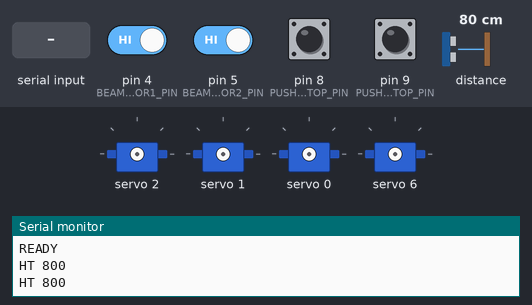
A sketch run on a simulated Arduino Uno, built with avr-gcc and run on an emulated ATmega328P. On the bench: 4 × servo, the last lines printed to the serial monitor. Inputs (shaded band) come from the test bench; at power-on: pin 4 (BEAM_SENSOR1_PIN), pin 5 (BEAM_SENSOR2_PIN), pin 8 (PUSHER1_ENDSTOP_PIN), pin 9 (PUSHER2_ENDSTOP_PIN) HIGH, distance to the obstacle 80 cm.

Above: at 1.2 s.
1.3 s: pin 8 (PUSHER1_ENDSTOP_PIN) pulled LOW for 0.15 s
2.9 s: "POS 1\n" received over Serial
4.4 s: "POS\n" received over Serial
5.9 s: pin 9 (PUSHER2_ENDSTOP_PIN) pulled LOW for 0.15 s
9.0 s: "POS 150\n" received over Serial
At 9.4 s:
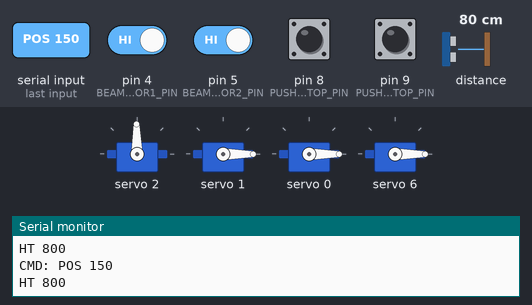
Timing chart, 0 to 11.5 s (numbered marks = the images above; inputs shaded):
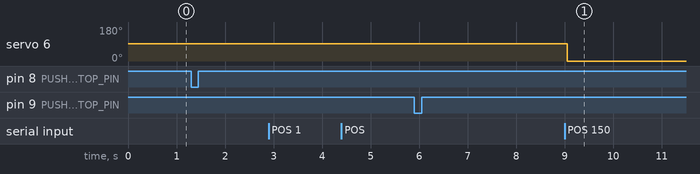

The sketch:

Handmatige_Besturing_Arduino.ino
```cpp
#include <Wire.h>
#include <VL53L1X.h>
#include <Adafruit_PWMServoDriver.h>

Adafruit_PWMServoDriver pwm = Adafruit_PWMServoDriver();
VL53L1X sensor;

// --- Stopwaarden per servo ---
#define SERVO_STOP_DEFAULT  365 // standaard
#define SERVO_STOP_SERVO5   367  // Lopende Band 2
#define SERVO_STOP_SERVO6   366  // Pusher 2
#define SERVO_STOP_SERVO7   368  // Draaitafel 2

#define SERVO_PWM_MOVE      200
#define POS_MIN             90
#define POS_MAX             530

// --- Sensor pinmapping ---
#define PUSHER1_ENDSTOP_PIN 8    // NC
#define PUSHER2_ENDSTOP_PIN 9    // NC
#define BEAM_SENSOR1_PIN    4    // NO (LOW = gebroken)
#define BEAM_SENSOR2_PIN    5    // NO

// --- PWM stopwaarden per servo-index ---
int custom_pwm[9] = {
  SERVO_STOP_DEFAULT,  // 0 - Lopende Band 1
  SERVO_STOP_DEFAULT,  // 1 - Draaitafel 1
  SERVO_STOP_DEFAULT,  // 2 - Pusher 1
  SERVO_STOP_DEFAULT,  // 3 - L1 (positioneel)
  SERVO_STOP_DEFAULT,  // 4 - L2 (positioneel)
  SERVO_STOP_SERVO5,   // 5 - Lopende Band 2 (gekalibreerd)
  SERVO_STOP_SERVO6,   // 6 - Pusher 2 (gekalibreerd)
  SERVO_STOP_SERVO7,   // 7 - Draaitafel 2 (aparte waarde)
  SERVO_STOP_DEFAULT   // 8 - Reserve / toekomstig gebruik
};

String inputString = "";
bool lastEndstop1 = false;
bool lastEndstop2 = false;
bool lastBeam1 = false;
bool lastBeam2 = false;

unsigned long lastHeightSendTime = 0;

void setup() {
  Serial.begin(9600);
  Wire.begin();
  pwm.begin();
  pwm.setPWMFreq(60);

  pinMode(PUSHER1_ENDSTOP_PIN, INPUT_PULLUP);
  pinMode(PUSHER2_ENDSTOP_PIN, INPUT_PULLUP);
  pinMode(BEAM_SENSOR1_PIN, INPUT_PULLUP);
  pinMode(BEAM_SENSOR2_PIN, INPUT_PULLUP);

  lastEndstop1 = digitalRead(PUSHER1_ENDSTOP_PIN) == HIGH;
  lastEndstop2 = digitalRead(PUSHER2_ENDSTOP_PIN) == HIGH;
  lastBeam1 = digitalRead(BEAM_SENSOR1_PIN) == LOW;
  lastBeam2 = digitalRead(BEAM_SENSOR2_PIN) == LOW;

  sensor.setTimeout(500);
  if (!sensor.init()) {
    Serial.println("Sensor init mislukt!");
    while (true);
  }

  sensor.setDistanceMode(VL53L1X::Long);
  sensor.setMeasurementTimingBudget(50000);
  sensor.startContinuous(50);

  Serial.println("READY");
}

void loop() {
  updateHeight();
  checkBeamSensors();
  checkEndstops();
  handleSerial();
  delay(50);
}

void updateHeight() {
  if (millis() - lastHeightSendTime >= 500) {
    uint16_t d = sensor.read();
    if (!sensor.timeoutOccurred()) {
      Serial.print("HT ");
      Serial.println(d);
    }
    lastHeightSendTime = millis();
  }
}

void checkBeamSensors() {
  bool currentBeam1 = digitalRead(BEAM_SENSOR1_PIN) == LOW;
  bool currentBeam2 = digitalRead(BEAM_SENSOR2_PIN) == LOW;

  if (currentBeam1 != lastBeam1) {
    lastBeam1 = currentBeam1;
    Serial.println(currentBeam1 ? "b11" : "b10");
  }
  if (currentBeam2 != lastBeam2) {
    lastBeam2 = currentBeam2;
    Serial.println(currentBeam2 ? "b21" : "b20");
  }
}

void checkEndstops() {
  bool current1 = digitalRead(PUSHER1_ENDSTOP_PIN) == HIGH;
  bool current2 = digitalRead(PUSHER2_ENDSTOP_PIN) == HIGH;

  if (!lastEndstop1 && current1) {
    pwm.setPWM(2, 0, custom_pwm[2]);
    Serial.println("STOP2");
  }
  if (lastEndstop1 && !current1) {
    Serial.println("GO2");
  }

  if (!lastEndstop2 && current2) {
    pwm.setPWM(6, 0, custom_pwm[6]);
    Serial.println("STOP6");
  }
  if (lastEndstop2 && !current2) {
    Serial.println("GO6");
  }

  lastEndstop1 = current1;
  lastEndstop2 = current2;
}

void handleSerial() {
  while (Serial.available()) {
    char inChar = (char)Serial.read();
    if (inChar == '\n' || inChar == '\r') {
      processCommand(inputString);
      inputString = "";
    } else {
      inputString += inChar;
    }
  }
}

void processCommand(String cmd) {
  cmd.trim();
  if (cmd.length() == 0) return;

  Serial.print("CMD: ");
  Serial.println(cmd);

  if (cmd.startsWith("SET")) {
    int s1 = cmd.indexOf(' ');
    int s2 = cmd.indexOf(' ', s1 + 1);
    int s3 = cmd.indexOf(' ', s2 + 1);
    int servoNum = cmd.substring(s1 + 1, s2).toInt();

    String action;
    int duration = 0;

    if (s3 > 0) {
      action = cmd.substring(s2 + 1, s3);
      duration = cmd.substring(s3 + 1).toInt();
    } else {
      action = cmd.substring(s2 + 1);
    }

    if (action == "FWD") {
      if (servoNum == 2 || servoNum == 6) {
        pwm.setPWM(servoNum, 0, SERVO_PWM_MOVE);
        delay(duration > 0 ? duration : 500);
        pwm.setPWM(servoNum, 0, custom_pwm[servoNum]);
      } else {
        pwm.setPWM(servoNum, 0, 730 - SERVO_PWM_MOVE);
      }
    }

    else if (action == "REV") {
      if (servoNum == 2 || servoNum == 6) {
        pwm.setPWM(servoNum, 0, 730 - SERVO_PWM_MOVE);
        while (true) {
          if ((servoNum == 2 && digitalRead(PUSHER1_ENDSTOP_PIN) == HIGH) ||
              (servoNum == 6 && digitalRead(PUSHER2_ENDSTOP_PIN) == HIGH)) {
            break;
          }
        }
        pwm.setPWM(servoNum, 0, custom_pwm[servoNum]);
      } else {
        pwm.setPWM(servoNum, 0, SERVO_PWM_MOVE);
      }
    }

    else if (action == "STOP") {
      pwm.setPWM(servoNum, 0, custom_pwm[servoNum]);
    }
  }

  else if (cmd.startsWith("POS")) {
    int s1 = cmd.indexOf(' ');
    int s2 = cmd.indexOf(' ', s1 + 1);
    int servoNum = cmd.substring(s1 + 1, s2).toInt();
    int degrees = cmd.substring(s2 + 1).toInt();
    degrees = constrain(degrees, 0, 210);
    int pulse = map(degrees, 0, 180, POS_MIN, POS_MAX);
    pwm.setPWM(servoNum, 0, pulse);
  }

  else if (cmd.startsWith("CAL")) {
    int s1 = cmd.indexOf(' ');
    int s2 = cmd.indexOf(' ', s1 + 1);
    int servoNum = cmd.substring(s1 + 1, s2).toInt();
    int pwmVal = cmd.substring(s2 + 1).toInt();
    if (pwmVal >= 100 && pwmVal <= 530) {
      custom_pwm[servoNum] = pwmVal;
    }
  }

  else if (cmd.startsWith("ROTATE")) {
    int s1 = cmd.indexOf(' ');
    int s2 = cmd.indexOf(' ', s1 + 1);
    int s3 = cmd.indexOf(' ', s2 + 1);
    int servoNum = cmd.substring(s1 + 1, s2).toInt();
    int degrees = cmd.substring(s2 + 1, s3).toInt();
    String dir = cmd.substring(s3 + 1);
    int timeMs = map(abs(degrees), 0, 360, 0, 1560);
    int pwmVal = SERVO_PWM_MOVE;

    if (dir == "FWD") pwm.setPWM(servoNum, 0, 730 - pwmVal);
    else if (dir == "REV") pwm.setPWM(servoNum, 0, pwmVal);
    else return;

    delay(timeMs);
    pwm.setPWM(servoNum, 0, custom_pwm[servoNum]);
  }
}
```

Measured:
- after the input at 9.0 s, servo 6: 92° → 0° after 0.05 s
